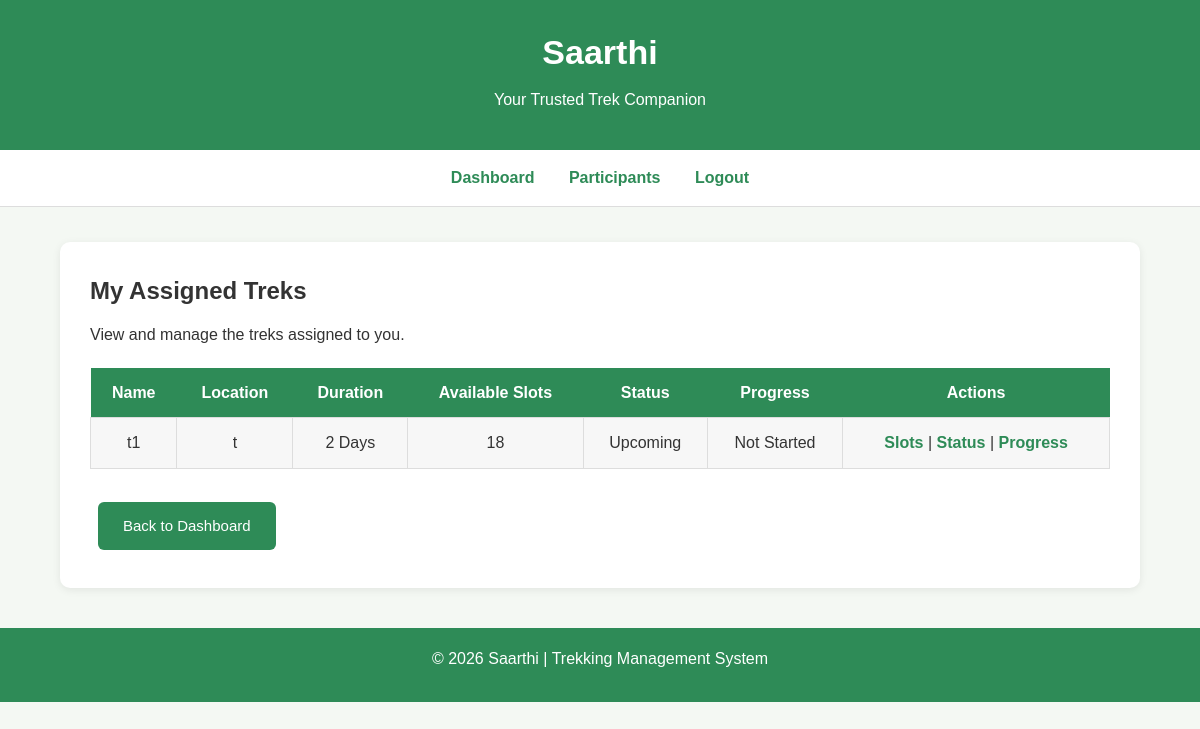
Screenshot of /my_treks (signed in) with the database file from the repository.
### app.py (models this page shows)
class Trekking_table(db.Model):
    id = db.Column(db.Integer, primary_key=True)
    name = db.Column(db.String(100), nullable=False)
    location = db.Column(db.String(100), nullable=False)
    user_id = db.Column(db.Integer, db.ForeignKey('user.id'), nullable=False)
    description = db.Column(db.Text, nullable=False)
    duration = db.Column(db.Integer, nullable=False)
    start_date = db.Column(db.Date, nullable=False)
    end_date = db.Column(db.Date, nullable=False)
    difficulty = db.Column(db.String(20), default="Easy")
    staff_id = db.Column(db.Integer, db.ForeignKey('staff.id'))
    available_slots = db.Column(db.Integer, default=20)
    status = db.Column(db.String(20), default="Upcoming")
    progress = db.Column(db.String(20), default="Not Started")

### app.py (the view)
@app.route("/my_treks")
def my_treks():
    if "user_id" not in session:
        return redirect("/login")
    if session["role"] != "staff":
        return "Access Denied"
    staff = Staff.query.filter_by(name=session["username"]).first()
    if not staff:
        return "Staff record not found."
    treks = Trekking_table.query.filter_by(staff_id=staff.id).all()
    return render_template("Staff/my_trek.html",treks=treks)

### templates/Staff/my_trek.html (shortened to what this page needs)
<!doctype html>
<html lang="en">
  <head>
    <link
      rel="stylesheet"
      href="{{ url_for('static', filename='css/style.css') }}"
    />
  </head>
  <body>
    <header>
      <h1>Saarthi</h1>
      <p>Your Trusted Trek Companion</p>
    </header>
    <nav>
      <a href="/staff_dashboard">Dashboard</a>
      <a href="/participants">Participants</a>
      <a href="/logout">Logout</a>
    </nav>
    <div class="container">
      <div class="card">
        <h2>My Assigned Treks</h2>
        <p>View and manage the treks assigned to you.</p>
        {% if treks %}
        <table>
          <tr>
            <th>Name</th>
            <th>Location</th>
            <th>Duration</th>
            <th>Available Slots</th>
            <th>Status</th>
            <th>Progress</th>
            <th>Actions</th>
          </tr>
          {% for trek in treks %}
          <tr>
            <td>{{ trek.name }}</td>
            <td>{{ trek.location }}</td>
            <td>{{ trek.duration }} Days</td>
            <td>{{ trek.available_slots }}</td>
            <td>{{ trek.status }}</td>
            <td>{{ trek.progress }}</td>
            <td>
              <a href="/update_slots/{{ trek.id }}">Slots</a>
              |
              <a href="/update_status/{{ trek.id }}">Status</a>
              |
              <a href="/update_progress/{{ trek.id }}">Progress</a>
            </td>
          </tr>
          {% endfor %}
        </table>
        {% else %}
        <p>No trek has been assigned to you yet.</p>
        {% endif %}
        <br />
        <a href="/staff_dashboard" class="btn"> Back to Dashboard </a>
      </div>
    </div>
    <footer>
      <p>© 2026 Saarthi | Trekking Management System</p>
    </footer>
  </body>
</html>

### static/css/style.css (style rules this page uses)
* { margin:0; padding:0; box-sizing:border-box; }
body { font-family:Arial, Helvetica, sans-serif; background:#f4f8f3; color:#333; line-height:1.6; }
header { background:#2e8b57; color:white; text-align:center; padding:25px; }
header h1 { font-size:34px; margin-bottom:8px; }
header p { font-size:16px; }
nav { background:white; text-align:center; padding:15px; border-bottom:1px solid #dddddd; }
nav a { color:#2e8b57; text-decoration:none; margin:0 15px; font-weight:bold; }
.container { width:90%; max-width:1100px; margin:35px auto; }
.card { background:white; padding:30px; border-radius:10px; box-shadow:0 2px 8px rgba(0,0,0,0.08); margin-bottom:30px; }
.btn { display:inline-block; background:#2e8b57; color:white; text-decoration:none; padding:12px 25px; border-radius:6px; margin:8px; border:none; cursor:pointer; font-size:15px; }
table { width:100%; border-collapse:collapse; background:white; margin-top:20px; }
table th { background:#2e8b57; color:white; padding:12px; }
table td { padding:12px; border:1px solid #dddddd; text-align:center; }
table tr:nth-child(even) { background:#f7f7f7; }
table a { color:#2e8b57; text-decoration:none; font-weight:bold; }
h1 { margin-bottom:15px; }
h2 { margin-bottom:12px; }
p { margin-bottom:12px; }
a { color:#2e8b57; }
footer { margin-top:40px; background:#2e8b57; color:white; text-align:center; padding:18px; }

### rows the page displays
Trekking_table: name "t1", location "t", duration "2", available_slots "18", status "Upcoming", progress "Not Started"
